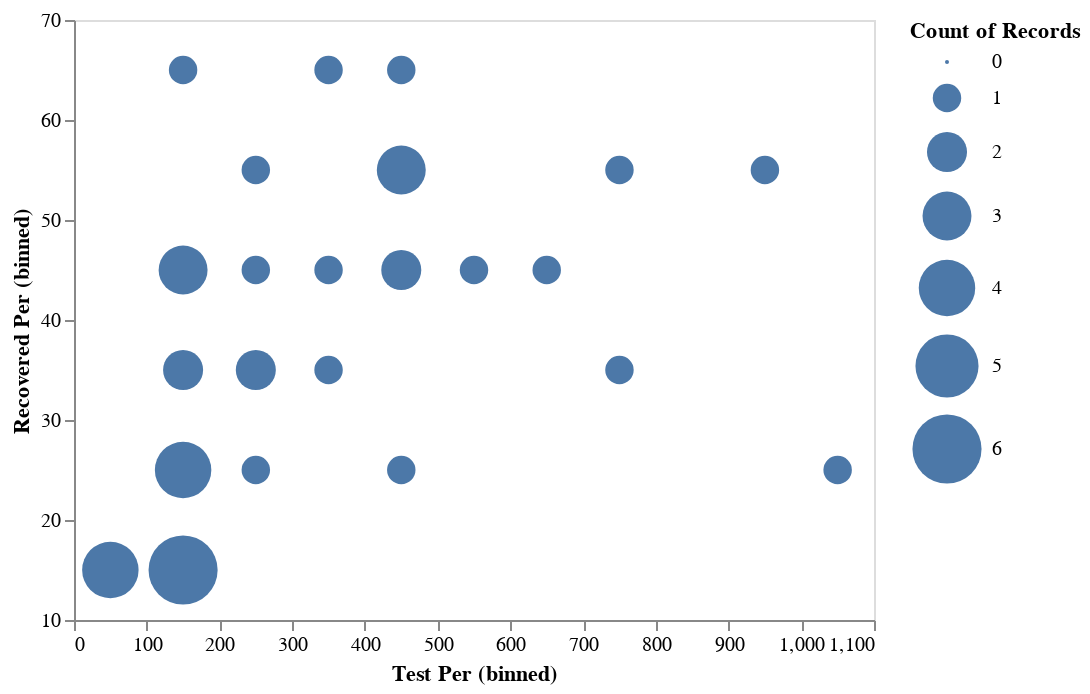

The cell this chart's notebook holds for it:
### Code cell
bar = alt.Chart(data).mark_circle().encode(alt.Y('Recovered Per', bin=True), alt.X('Test Per', bin=True), alt.Size('count()')).interactive()
bar
# bar.save('bar1.html')

### Figure 1 — Vega-Lite specification as saved in the notebook (floating-point values rounded to 4 significant figures)
{"config": {"view": {"continuousWidth": 400, "continuousHeight": 300}}, "data": {"name": "data-d39b741eb864e1feb5f49477770ba3ea"}, "mark": "circle", "encoding": {"size": {"aggregate": "count", "type": "quantitative"}, "x": {"bin": true, "field": "Test Per", "type": "quantitative"}, "y": {"bin": true, "field": "Recovered Per", "type": "quantitative"}}, "selection": {"selector001": {"type": "interval", "bind": "scales", "encodings": ["x", "y"]}}, "$schema": "https://vega.github.io/schema/vega-lite/v4.17.0.json", "datasets": {"data-d39b741eb864e1feb5f49477770ba3ea": [{"Country": "Albania", "Total Cases": 334084, "Total Deaths": 3595, "Total Recovered": 328800.0, "Active Cases": 1687.0, "Tot Cases/ 1M pop": 116553, "Deaths/ 1M pop": 1254, "Total Tests": 1941032, "Tests/ 1M pop": 677173, "Population": 2866374, "Recovered Per": 11.47, "Test Per": 67.72}, {"Country": "Andorra", "Total Cases": 47781, "Total Deaths": 165, "Total Recovered": 47560.0, "Active Cases": 53.0, "Tot Cases/ 1M pop": 616824, "Deaths/ 1M pop": 2130, "Total Tests": 249838, "Tests/ 1M pop": 3225256, "Population": 77463, "Recovered Per": 61.4, "Test Per": 322.5}, {"Country": "Belarus", "Total Cases": 994037, "Total Deaths": 7118, "Total Recovered": 985600.0, "Active Cases": 1327.0, "Tot Cases/ 1M pop": 105381, "Deaths/ 1M pop": 755, "Total Tests": 13646641, "Tests/ 1M pop": 1446722, "Population": 9432800, "Recovered Per": 10.45, "Test Per": 144.7}, {"Country": "Belgium", "Total Cases": 4686147, "Total Deaths": 33478, "Total Recovered": 4631000.0, "Active Cases": 21670.0, "Tot Cases/ 1M pop": 401614, "Deaths/ 1M pop": 2869, "Total Tests": 36481740, "Tests/ 1M pop": 3126574, "Population": 11668278, "Recovered Per": 39.69, "Test Per": 312.7}, {"Country": "Bosnia and Herzegovina", "Total Cases": 401232, "Total Deaths": 16244, "Total Recovered": 379000.0, "Active Cases": 5992.0, "Tot Cases/ 1M pop": 123482, "Deaths/ 1M pop": 4999, "Total Tests": 1883616, "Tests/ 1M pop": 579696, "Population": 3249317, "Recovered Per": 11.66, "Test Per": 57.97}, {"Country": "Bulgaria", "Total Cases": 1294604, "Total Deaths": 38154, "Total Recovered": 1253000.0, "Active Cases": 3445.0, "Tot Cases/ 1M pop": 189142, "Deaths/ 1M pop": 5574, "Total Tests": 10952860, "Tests/ 1M pop": 1600220, "Population": 6844597, "Recovered Per": 18.31, "Test Per": 160.0}, {"Country": "Channel Islands", "Total Cases": 100846, "Total Deaths": 220, "Total Recovered": 100300.0, "Active Cases": 348.0, "Tot Cases/ 1M pop": 571485, "Deaths/ 1M pop": 1247, "Total Tests": 1252808, "Tests/ 1M pop": 7099551, "Population": 176463, "Recovered Per": 56.83, "Test Per": 710.0}, {"Country": "Croatia", "Total Cases": 1266749, "Total Deaths": 17790, "Total Recovered": 1248000.0, "Active Cases": 1085.0, "Tot Cases/ 1M pop": 312062, "Deaths/ 1M pop": 4383, "Total Tests": 5457095, "Tests/ 1M pop": 1344348, "Population": 4059286, "Recovered Per": 30.74, "Test Per": 134.4}, {"Country": "Czechia", "Total Cases": 4586086, "Total Deaths": 42269, "Total Recovered": 4538000.0, "Active Cases": 6262.0, "Tot Cases/ 1M pop": 427138, "Deaths/ 1M pop": 3937, "Total Tests": 56853138, "Tests/ 1M pop": 5295174, "Population": 10736784, "Recovered Per": 42.26, "Test Per": 529.5}, {"Country": "Estonia", "Total Cases": 613206, "Total Deaths": 2896, "Total Recovered": 525000.0, "Active Cases": 85320.0, "Tot Cases/ 1M pop": 463879, "Deaths/ 1M pop": 2191, "Total Tests": 3648199, "Tests/ 1M pop": 2759794, "Population": 1321910, "Recovered Per": 39.71, "Test Per": 276.0}, {"Country": "Finland", "Total Cases": 1449824, "Total Deaths": 8557, "Total Recovered": 1433000.0, "Active Cases": 7885.0, "Tot Cases/ 1M pop": 260996, "Deaths/ 1M pop": 1540, "Total Tests": 12007701, "Tests/ 1M pop": 2161618, "Population": 5554960, "Recovered Per": 25.8, "Test Per": 216.2}, {"Country": "France", "Total Cases": 39467281, "Total Deaths": 163644, "Total Recovered": 39110000.0, "Active Cases": 196900.0, "Tot Cases/ 1M pop": 601777, "Deaths/ 1M pop": 2495, "Total Tests": 271490188, "Tests/ 1M pop": 4139547, "Population": 65584518, "Recovered Per": 59.63, "Test Per": 414.0}, {"Country": "Germany", "Total Cases": 37649808, "Total Deaths": 164391, "Total Recovered": 37170000.0, "Active Cases": 315700.0, "Tot Cases/ 1M pop": 448834, "Deaths/ 1M pop": 1960, "Total Tests": 122332384, "Tests/ 1M pop": 1458359, "Population": 83883596, "Recovered Per": 44.31, "Test Per": 145.8}, {"Country": "Greece", "Total Cases": 5548487, "Total Deaths": 34779, "Total Recovered": 5514000.0, "Active Cases": 0.0, "Tot Cases/ 1M pop": 537819, "Deaths/ 1M pop": 3371, "Total Tests": 102228365, "Tests/ 1M pop": 9909078, "Population": 10316637, "Recovered Per": 53.44, "Test Per": 990.9}, {"Country": "Hungary", "Total Cases": 2191200, "Total Deaths": 48629, "Total Recovered": 2134000.0, "Active Cases": 8597.0, "Tot Cases/ 1M pop": 228101, "Deaths/ 1M pop": 5062, "Total Tests": 11394556, "Tests/ 1M pop": 1186160, "Population": 9606259, "Recovered Per": 22.21, "Test Per": 118.6}, {"Country": "Iceland", "Total Cases": 208539, "Total Deaths": 229, "Total Recovered": null, "Active Cases": null, "Tot Cases/ 1M pop": 603773, "Deaths/ 1M pop": 663, "Total Tests": 1996384, "Tests/ 1M pop": 5780036, "Population": 345393, "Recovered Per": null, "Test Per": 578.0}, {"Country": "Ireland", "Total Cases": 1699347, "Total Deaths": 8431, "Total Recovered": 1679000.0, "Active Cases": 12230.0, "Tot Cases/ 1M pop": 338502, "Deaths/ 1M pop": 1679, "Total Tests": 12962679, "Tests/ 1M pop": 2582105, "Population": 5020199, "Recovered Per": 33.44, "Test Per": 258.2}, {"Country": "Isle of Man", "Total Cases": 38008, "Total Deaths": 116, "Total Recovered": null, "Active Cases": null, "Tot Cases/ 1M pop": 443335, "Deaths/ 1M pop": 1353, "Total Tests": 150753, "Tests/ 1M pop": 1758422, "Population": 85732, "Recovered Per": null, "Test Per": 175.8}, {"Country": "Italy", "Total Cases": 25363742, "Total Deaths": 185993, "Total Recovered": 24820000.0, "Active Cases": 353600.0, "Tot Cases/ 1M pop": 420886, "Deaths/ 1M pop": 3086, "Total Tests": 264182282, "Tests/ 1M pop": 4383839, "Population": 60262770, "Recovered Per": 41.19, "Test Per": 438.4}, {"Country": "Latvia", "Total Cases": 975035, "Total Deaths": 6203, "Total Recovered": 968300.0, "Active Cases": 541.0, "Tot Cases/ 1M pop": 527377, "Deaths/ 1M pop": 3355, "Total Tests": 7854953, "Tests/ 1M pop": 4248591, "Population": 1848837, "Recovered Per": 52.37, "Test Per": 424.9}, {"Country": "Liechtenstein", "Total Cases": 21319, "Total Deaths": 88, "Total Recovered": 21210.0, "Active Cases": 20.0, "Tot Cases/ 1M pop": 555370, "Deaths/ 1M pop": 2292, "Total Tests": 112457, "Tests/ 1M pop": 2929559, "Population": 38387, "Recovered Per": 55.26, "Test Per": 293.0}, {"Country": "Lithuania", "Total Cases": 1293703, "Total Deaths": 9525, "Total Recovered": 1278000.0, "Active Cases": 5738.0, "Tot Cases/ 1M pop": 486042, "Deaths/ 1M pop": 3579, "Total Tests": 10337843, "Tests/ 1M pop": 3883913, "Population": 2661708, "Recovered Per": 48.03, "Test Per": 388.4}, {"Country": "Luxembourg", "Total Cases": 297757, "Total Deaths": 1133, "Total Recovered": 289000.0, "Active Cases": 7633.0, "Tot Cases/ 1M pop": 463528, "Deaths/ 1M pop": 1764, "Total Tests": 4412567, "Tests/ 1M pop": 6869188, "Population": 642371, "Recovered Per": 44.99, "Test Per": 686.9}, {"Country": "Malta", "Total Cases": 116882, "Total Deaths": 822, "Total Recovered": 115300.0, "Active Cases": 735.0, "Tot Cases/ 1M pop": 263228, "Deaths/ 1M pop": 1851, "Total Tests": 2105916, "Tests/ 1M pop": 4742702, "Population": 444033, "Recovered Per": 25.97, "Test Per": 474.3}, {"Country": "Moldova", "Total Cases": 597598, "Total Deaths": 11947, "Total Recovered": 504100.0, "Active Cases": 81510.0, "Tot Cases/ 1M pop": 148909, "Deaths/ 1M pop": 2977, "Total Tests": 3216305, "Tests/ 1M pop": 801437, "Population": 4013171, "Recovered Per": 12.56, "Test Per": 80.14}, {"Country": "Monaco", "Total Cases": 16040, "Total Deaths": 65, "Total Recovered": 15950.0, "Active Cases": 24.0, "Tot Cases/ 1M pop": 403187, "Deaths/ 1M pop": 1634, "Total Tests": 78646, "Tests/ 1M pop": 1976875, "Population": 39783, "Recovered Per": 40.1, "Test Per": 197.7}, {"Country": "Montenegro", "Total Cases": 285773, "Total Deaths": 2794, "Total Recovered": 282500.0, "Active Cases": 527.0, "Tot Cases/ 1M pop": 455089, "Deaths/ 1M pop": 4449, "Total Tests": 2690571, "Tests/ 1M pop": 4284690, "Population": 627950, "Recovered Per": 44.98, "Test Per": 428.5}, {"Country": "Netherlands", "Total Cases": 8578818, "Total Deaths": 22989, "Total Recovered": 8535000.0, "Active Cases": 20840.0, "Tot Cases/ 1M pop": 498437, "Deaths/ 1M pop": 1336, "Total Tests": 25984435, "Tests/ 1M pop": 1509718, "Population": 17211447, "Recovered Per": 49.59, "Test Per": 151.0}, {"Country": "North Macedonia", "Total Cases": 346297, "Total Deaths": 9633, "Total Recovered": 336500.0, "Active Cases": 204.0, "Tot Cases/ 1M pop": 166385, "Deaths/ 1M pop": 4628, "Total Tests": 2213883, "Tests/ 1M pop": 1063700, "Population": 2081304, "Recovered Per": 16.17, "Test Per": 106.4}, {"Country": "Norway", "Total Cases": 1477205, "Total Deaths": 4571, "Total Recovered": 1471000.0, "Active Cases": 1809.0, "Tot Cases/ 1M pop": 268029, "Deaths/ 1M pop": 829, "Total Tests": 11002430, "Tests/ 1M pop": 1996315, "Population": 5511370, "Recovered Per": 26.69, "Test Per": 199.6}, {"Country": "Poland", "Total Cases": 6374645, "Total Deaths": 118675, "Total Recovered": 5336000.0, "Active Cases": 920000.0, "Tot Cases/ 1M pop": 168910, "Deaths/ 1M pop": 3145, "Total Tests": 38070118, "Tests/ 1M pop": 1008753, "Population": 37739785, "Recovered Per": 14.14, "Test Per": 100.9}, {"Country": "Portugal", "Total Cases": 5557941, "Total Deaths": 25805, "Total Recovered": 5529000.0, "Active Cases": 2865.0, "Tot Cases/ 1M pop": 548090, "Deaths/ 1M pop": 2545, "Total Tests": 45879317, "Tests/ 1M pop": 4524333, "Population": 10140570, "Recovered Per": 54.53, "Test Per": 452.4}, {"Country": "Romania", "Total Cases": 3319680, "Total Deaths": 67504, "Total Recovered": 3245000.0, "Active Cases": 7595.0, "Tot Cases/ 1M pop": 174432, "Deaths/ 1M pop": 3547, "Total Tests": 26244526, "Tests/ 1M pop": 1379017, "Population": 19031335, "Recovered Per": 17.05, "Test Per": 137.9}, {"Country": "Russia", "Total Cases": 21876336, "Total Deaths": 394569, "Total Recovered": 21290000.0, "Active Cases": 188500.0, "Tot Cases/ 1M pop": 150037, "Deaths/ 1M pop": 2706, "Total Tests": 273400000, "Tests/ 1M pop": 1875095, "Population": 145805947, "Recovered Per": 14.6, "Test Per": 187.5}, {"Country": "San Marino", "Total Cases": 23290, "Total Deaths": 121, "Total Recovered": 23030.0, "Active Cases": 135.0, "Tot Cases/ 1M pop": 683292, "Deaths/ 1M pop": 3550, "Total Tests": 157634, "Tests/ 1M pop": 4624732, "Population": 34085, "Recovered Per": 67.58, "Test Per": 462.5}, {"Country": "Serbia", "Total Cases": 2462353, "Total Deaths": 17630, "Total Recovered": 2429000.0, "Active Cases": 16100.0, "Tot Cases/ 1M pop": 284566, "Deaths/ 1M pop": 2037, "Total Tests": 12040278, "Tests/ 1M pop": 1391454, "Population": 8653016, "Recovered Per": 28.07, "Test Per": 139.1}, {"Country": "Slovakia", "Total Cases": 1860315, "Total Deaths": 20894, "Total Recovered": 1839000.0, "Active Cases": 747.0, "Tot Cases/ 1M pop": 340705, "Deaths/ 1M pop": 3827, "Total Tests": 7384670, "Tests/ 1M pop": 1352456, "Population": 5460193, "Recovered Per": 33.67, "Test Per": 135.2}, {"Country": "Slovenia", "Total Cases": 1318939, "Total Deaths": 7039, "Total Recovered": 1304000.0, "Active Cases": 8053.0, "Tot Cases/ 1M pop": 634705, "Deaths/ 1M pop": 3387, "Total Tests": 2818352, "Tests/ 1M pop": 1356259, "Population": 2078034, "Recovered Per": 62.74, "Test Per": 135.6}, {"Country": "Spain", "Total Cases": 13711251, "Total Deaths": 117759, "Total Recovered": 13520000.0, "Active Cases": 70640.0, "Tot Cases/ 1M pop": 293483, "Deaths/ 1M pop": 2521, "Total Tests": 471036328, "Tests/ 1M pop": 10082298, "Population": 46719142, "Recovered Per": 28.94, "Test Per": 1008.0}, {"Country": "Sweden", "Total Cases": 2687840, "Total Deaths": 22610, "Total Recovered": 2637000.0, "Active Cases": 27910.0, "Tot Cases/ 1M pop": 263025, "Deaths/ 1M pop": 2213, "Total Tests": 19369173, "Tests/ 1M pop": 1895413, "Population": 10218971, "Recovered Per": 25.81, "Test Per": 189.5}, {"Country": "Switzerland", "Total Cases": 4384899, "Total Deaths": 14451, "Total Recovered": 4352000.0, "Active Cases": 18300.0, "Tot Cases/ 1M pop": 499781, "Deaths/ 1M pop": 1647, "Total Tests": 23318743, "Tests/ 1M pop": 2657819, "Population": 8773637, "Recovered Per": 49.6, "Test Per": 265.8}, {"Country": "UK", "Total Cases": 24243393, "Total Deaths": 202157, "Total Recovered": 23950000.0, "Active Cases": 91330.0, "Tot Cases/ 1M pop": 353929, "Deaths/ 1M pop": 2951, "Total Tests": 522526476, "Tests/ 1M pop": 7628357, "Population": 68497907, "Recovered Per": 34.96, "Test Per": 762.8}, {"Country": "Ukraine", "Total Cases": 5364322, "Total Deaths": 110920, "Total Recovered": 5248000.0, "Active Cases": 5894.0, "Tot Cases/ 1M pop": 124197, "Deaths/ 1M pop": 2568, "Total Tests": 32603805, "Tests/ 1M pop": 754855, "Population": 43192122, "Recovered Per": 12.15, "Test Per": 75.49}]}}
